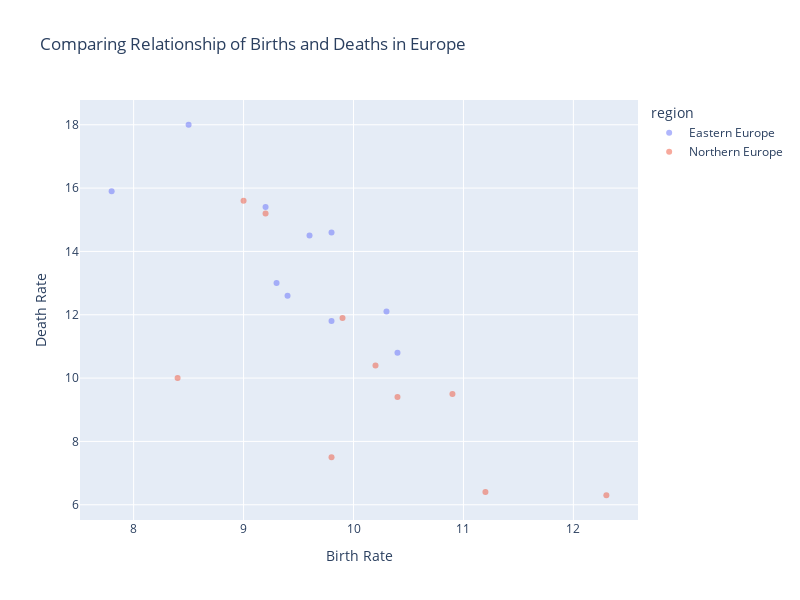

The code cell stored with this chart in its notebook:
### Code cell
two_regions = ['Eastern Europe', 
               'Northern Europe']

df_subset = df_EUpop[df_EUpop['region'].isin(two_regions)]

# Can include labels inside the function itself to make things cleaner
# And, can add hover_data
fig = px.scatter(
    df_subset,
    x='birth_rate',
    y='death_rate',
    color='region',
    opacity=0.5,
    labels={'birth_rate': 'Birth Rate', 'death_rate': 'Death Rate'},
    title='Comparing Relationship of Births and Deaths in Europe',
    hover_data=['country_name']
)

fig.update_layout(
    width=800,
    height=600
)

### Figure 1 — Plotly figure (JSON) as saved in the notebook; plotly's stock layout.template omitted (floating-point values rounded to 4 significant figures)
{"data": [{"customdata": [["Belarus"], ["Bulgaria"], ["Czechia"], ["Hungary"], ["Moldova"], ["Poland"], ["Romania"], ["Russia"], ["Slovakia"], ["Ukraine"]], "hovertemplate": "region=Eastern Europe<br>Birth Rate=%{x}<br>Death Rate=%{y}<br>country_name=%{customdata[0]}<extra></extra>", "legendgroup": "Eastern Europe", "marker": {"color": "#636efa", "opacity": 0.5, "symbol": "circle"}, "mode": "markers", "name": "Eastern Europe", "orientation": "v", "showlegend": true, "type": "scatter", "x": [9.3, 8.5, 10.3, 9.6, 9.8, 9.4, 9.2, 9.8, 10.4, 7.8], "xaxis": "x", "y": [13.0, 18.0, 12.1, 14.5, 11.8, 12.6, 15.4, 14.6, 10.8, 15.9], "yaxis": "y"}, {"customdata": [["Denmark"], ["Estonia"], ["Finland"], ["Iceland"], ["Ireland"], ["Latvia"], ["Lithuania"], ["Norway"], ["Sweden"], ["United Kingdom"]], "hovertemplate": "region=Northern Europe<br>Birth Rate=%{x}<br>Death Rate=%{y}<br>country_name=%{customdata[0]}<extra></extra>", "legendgroup": "Northern Europe", "marker": {"color": "#EF553B", "opacity": 0.5, "symbol": "circle"}, "mode": "markers", "name": "Northern Europe", "orientation": "v", "showlegend": true, "type": "scatter", "x": [10.4, 9.9, 8.4, 12.3, 11.2, 9.2, 9.0, 9.8, 10.9, 10.2], "xaxis": "x", "y": [9.4, 11.9, 10.0, 6.3, 6.4, 15.2, 15.6, 7.5, 9.5, 10.4], "yaxis": "y"}], "layout": {"height": 600, "legend": {"title": {"text": "region"}, "tracegroupgap": 0}, "title": {"text": "Comparing Relationship of Births and Deaths in Europe"}, "width": 800, "xaxis": {"anchor": "y", "domain": [0, 1], "title": {"text": "Birth Rate"}}, "yaxis": {"anchor": "x", "domain": [0, 1], "title": {"text": "Death Rate"}}}}
